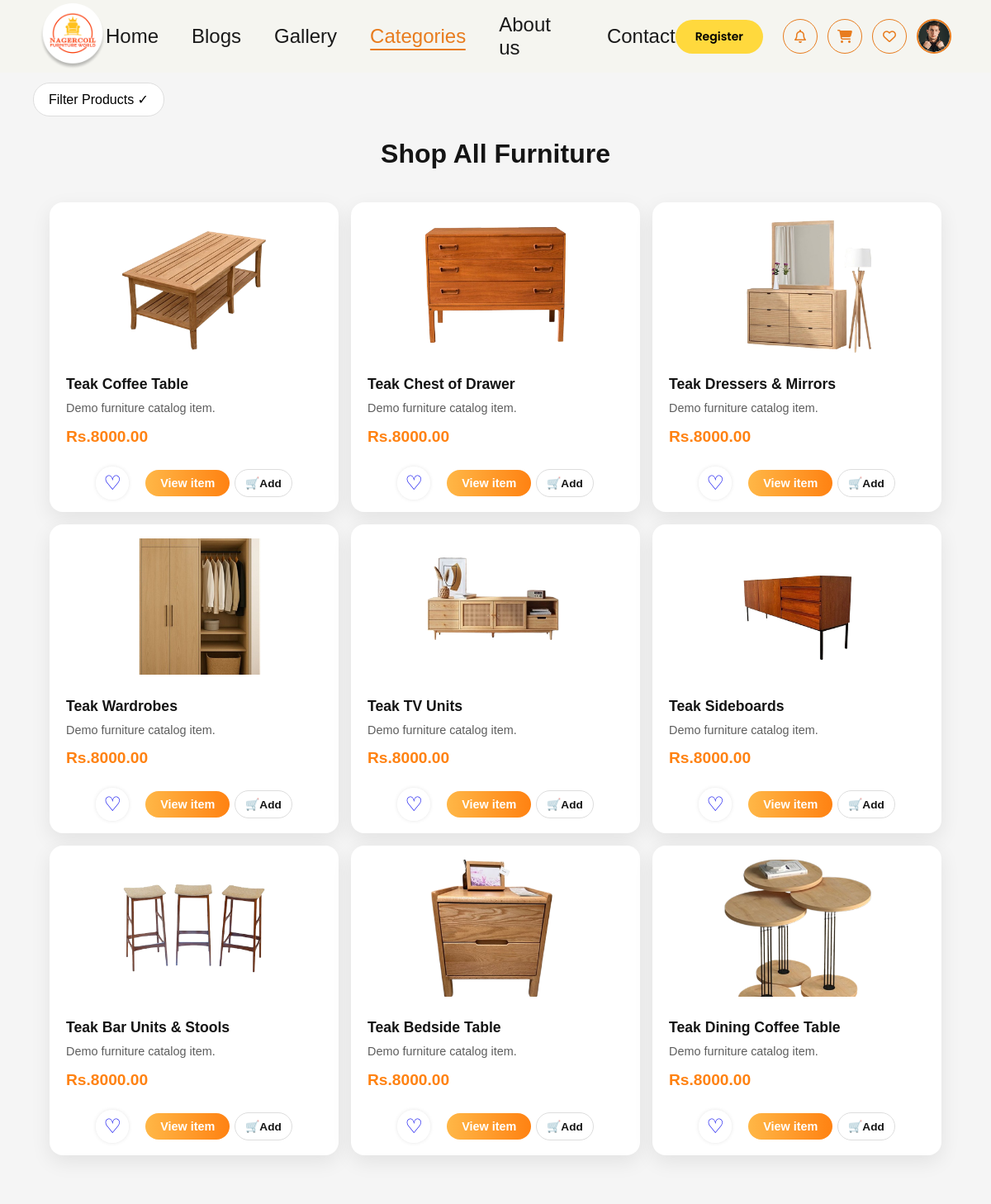
The app's page /shop/ (upper part), older data.
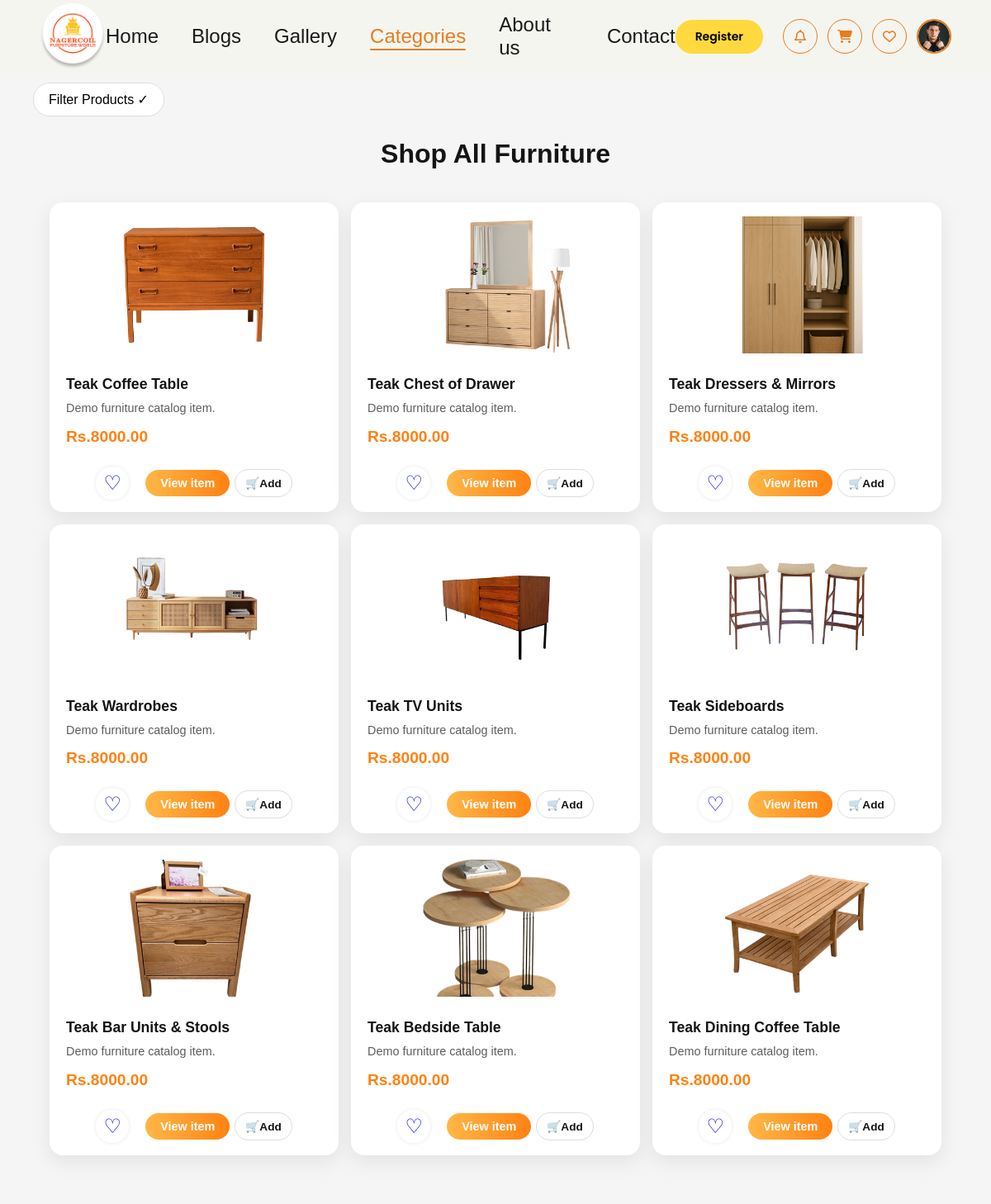
The same page, newer data.
### furniture/models.py (models this page shows, shortened)
class Product(models.Model):
    name = models.CharField(max_length=200)
    category = models.ForeignKey(Category, on_delete=models.CASCADE, related_name='products')
    description = models.TextField(blank=True)
    price = models.DecimalField(max_digits=10, decimal_places=2)
    image = models.ImageField(upload_to='products/')
    stock = models.PositiveIntegerField(default=0)
    created_at = models.DateTimeField(auto_now_add=True)

### furniture/views.py (the view)
# urls.py: path('shop/',               views.shop,             name='shop'),
def shop(request):
    products = Product.objects.all()
    category_filter = request.GET.get('category')
    if category_filter:
        products = products.filter(category__slug=category_filter)
    all_categories = Category.objects.all()
    return render(request, 'shop.html', {
        'products': products,
        'categories': all_categories,
        'active_category': category_filter,
    })

### furniture/templatetags/shop_tags.py (called while the page is built)
@register.simple_tag(takes_context=True)
def product_image_src(context, product):
    if product and getattr(product, 'image', None) and getattr(product.image, 'name', None):
        try:
            if product.image.storage.exists(product.image.name) and product.image.storage.size(product.image.name) > 300:
                return product.image.url
        except Exception:
            pass
    if product and getattr(product, 'id', None):
        fallback_num = (product.id % 9) + 1
        if fallback_num == 0:
            fallback_num = 1
    else:
        fallback_num = 1
    return f'/static/images/pro{fallback_num}.png'

### furniture/templates/shop.html (shortened to what this page needs)
{% extends 'base.html' %}
{% load static %}
{% load shop_tags %}
{% block content %}
<button id="filterBtn">Filter Products ✓</button>
<div class="container">
  <main id="products">
    <h1>Shop All Furniture</h1>
    <div class="grid">
      {% for product in products %}
      <div class="card" data-category="{{ product.category.slug }}">
        <a href="{% url 'product_detail' product.id %}" style="text-decoration: none; color: inherit;">
          <div class="card-image-wrapper">
            <img src="{% product_image_src product %}" alt="{{ product.name }}">
          </div>
          <div class="card-content">
            <h3>{{ product.name }}</h3>
            <p>{{ product.description|truncatewords:8 }}</p>
            <h2 class="card-price">Rs.{{ product.price|floatformat:2 }}</h2>
          </div>
        </a>
        <div class="card-footer">
          <div class="card-actions">
            <a href="{% url 'toggle_wishlist' product.id %}" style="text-decoration:none;">
              <div class="card-heart" style="position:static; margin-right:auto; box-shadow:0 0 5px rgba(0,0,0,0.1);">
                {% if request.user.is_authenticated and product in wishlist_products %}♥{% else %}♡{% endif %}
              </div>
            </a>
            <div class="action-stack" style="flex-direction:row; align-items:center;">
              <a class="btn-shop" href="{% url 'product_detail' product.id %}">View item</a>
              <a class="btn-add" href="{% url 'add_to_cart' product.id %}?next={{ request.path|urlencode }}"><span class="add-icon">🛒</span>Add</a>
            </div>
          </div>
        </div>
      </div>
      {% empty %}
      <p style="text-align:center; font-size:18px; color:#555; grid-column:span 3;">No products found in this category.</p>
      {% endfor %}
    </div>
  </main>
</div>
{% endblock content %}

Row changes from the older to the newer data that the page shows:
changed Product "Teak Coffee Table": image: picture removed, a placeholder shows
changed Product "Teak Chest of Drawer": image: picture removed, a placeholder shows
changed Product "Teak Dressers & Mirrors": image: picture removed, a placeholder shows
changed Product "Teak Wardrobes": image: picture removed, a placeholder shows
changed Product "Teak TV Units": image: picture removed, a placeholder shows
changed Product "Teak Sideboards": image: picture removed, a placeholder shows
changed Product "Teak Bar Units & Stools": image: picture removed, a placeholder shows
changed Product "Teak Bedside Table": image: picture removed, a placeholder shows
changed Product "Teak Dining Coffee Table": image: picture removed, a placeholder shows
